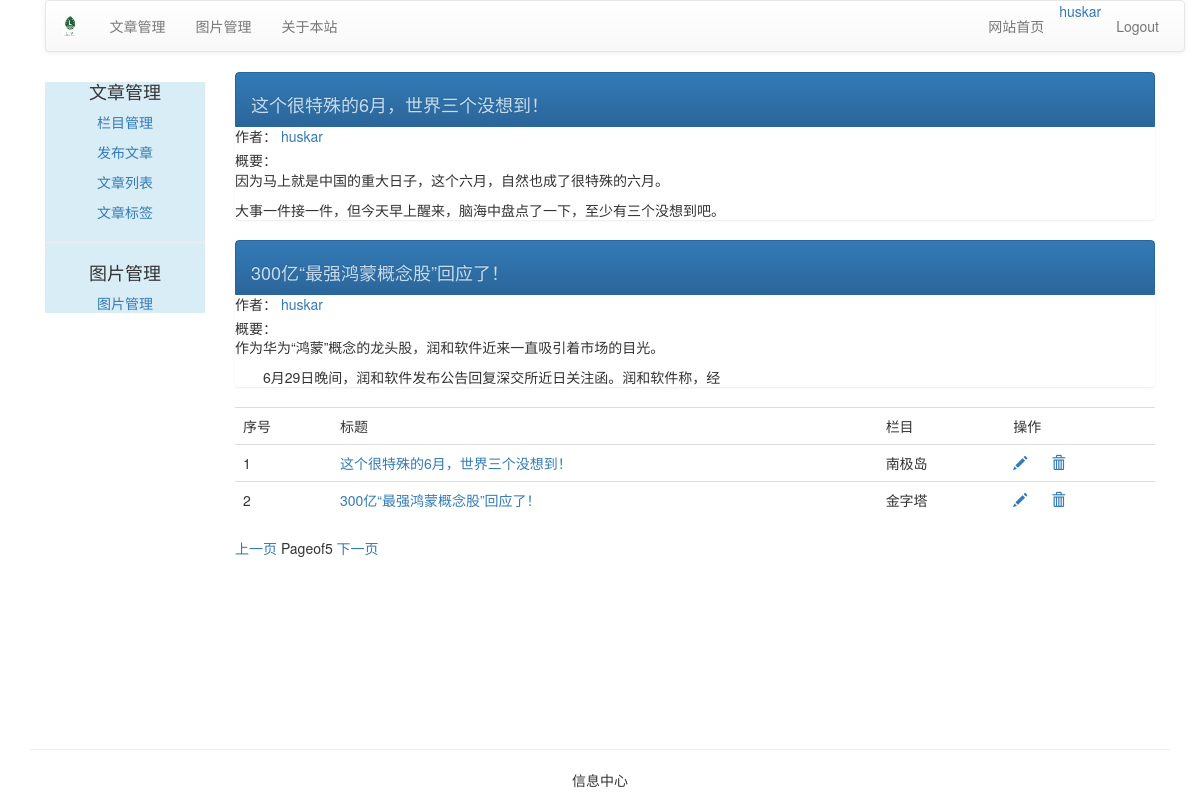
/blog/article/article-list/?page=2 (signed in), run on the app's committed database.
### article/models.py (models this page shows, shortened)
class ArticlePost(models.Model):
    author = models.ForeignKey(User, related_name="article", on_delete=models.PROTECT)
    title = models.CharField(max_length=200)
    slug = models.SlugField(max_length=500)
    column = models.ForeignKey(ArticleColumn, related_name="article_column", on_delete=models.PROTECT)
    body = models.TextField()
    created = models.DateTimeField(default=timezone.now())
    update = models.DateTimeField(auto_now=True)
    users_like = models.ManyToManyField(User, related_name="articles_like", blank=True)
    article_tag = models.ManyToManyField(ArticleTag, related_name='article_tag', blank=True)
    class Meta:
        ordering = ("-update",)
        index_together = (("id", "slug"),)
    def get_absolute_url(self):
        return reverse("article:article_detail", args=[self.id, self.slug])
    def get_url_path(self):
        return reverse("article:list_article_detail", args=[self.id, self.slug])

class ArticleColumn(models.Model):
    user = models.ForeignKey(User, related_name='article_column', on_delete=models.PROTECT)
    column = models.CharField(max_length=200)
    created = models.DateField(auto_now_add=True)
    def __str__(self):
        return self.column

### article/views.py (the view)
@login_required(login_url="/account/login")
def article_list(request):
    articles_list = ArticlePost.objects.filter(author=request.user)
    paginator = Paginator(articles_list, 2)#根据所查询到的文章对象articles_list创建分页的实例对象，并且规定每页最多2个。
    page = request.GET.get("page")#获得当前浏览器GET请求的参数page的值，也就是当前浏览器所请求的页码数值。
    try:
       current_page = paginator.page(page)#page()时候Paginator对象的一个方法，其作用在于得到指定页面内容，其参数必须大于或等于1的整数
       articles = current_page.object_list#page()是Paginator对象的属性，能够得到该页面所有的对象列表。类似的属性还有Page.number(返回页码)等
    except PageNotAnInteger:#捕获请求页码数值不是整数的异常
       current_page = paginator.page(1)
       articles = current_page.object_list
    except EmptyPage:#捕获请求的野马为空或者URL参数中没有page的异常
       current_page = paginator.page(paginator.num_pages)#paginator.num_pages返回的是页数，num_pages是Paginator的一个属性
       articles = current_page.object_list
    return render(request, "article/article_list.html", {"articles": articles, "page": current_page})

### templates/article/article_list.html (shortened to what this page needs)
{% extends "article/base.html" %}
{% load staticfiles %}
{% block content %}
<div>
  <table class="table table-hover">
      <tr>
          <td>序号</td>
          <td>标题</td>
          <td>栏目</td>
          <td>操作</td>
      </tr>
      {% for article in articles %}
      <div class="list-group">
      <a href="{{ article.get_url_path }}" class="list-group-item active">
          <h4 class="list-group-item-text">{{ article.title }}</h4>
      </a>
      <p class="list-group-item-heading">作者：
          <a href="{% url 'article:author_articles' article.author.username%}">
          {{ article.author.username }}
          </a>
      </p>
      <p class="list-group-item-text">概要：{{ article.body|slice:'70'|linebreaks }}
      </p>
      </div>
      <tr id="{{ article.id }}">
          <td>{{ forloop.counter }}</td>
          <td><a href="{{ article.get_absolute_url }}">{{ article.title }}</a></td>
          <td>{{ article.column }}</td>
          <td>
              <a name="edit" href="{% url 'article:redit_article' article.id %}">
              <span class="glyphicon glyphicon-pencil"></span></a>
              <a name="delete" href="javascript:" onclick="del_article(this,{{ article.id }})">
              <span class="glyphicon glyphicon-trash" style="margin-left: 20px;"></span></a>
          </td>
      </tr>
      {% endfor %}
  </table>
  {% include "article/paginator.html" %}
</div>
{% endblock %}

### templates/article/header.html
{% load  staticfiles %}
<div class="container">
    <nav class="navbar navbar-default" role="navigation">
        <div class="navbar-header">
            <a class="navbar-brand" href=""><img src="{% static 'image/logo.png' %}" height="100%"></a>
        </div>
        <div>
            <ul class="nav navbar-nav" role="tablist">
                <li><a href="{% url 'article:article_column' %}">文章管理</a> </li>
                <li><a href="{% url 'image:list_images' %}">图片管理</a></li>
                <li><a href="{% url 'course:about' %}">关于本站</a></li>
            </ul>
            <ul class="nav navbar-nav navbar-right" style="margin-right: 10px">
                <li><a href="{% url 'blog:blog_title' %}">网站首页</a></li>
                <li><span> <a href="{% url 'account:edit_my_information' %}">{{ user.username }}</a></span></li>
                <li><a href="{% url 'account:user_login' %}">Logout</a></li>
            </ul>
        </div>
    </nav>
</div>

### data on the page
ArticlePost: title "这个很特殊的6月，世界三个没想到！", author.username "huskar", body "因为马上就是中国的重大日子，这个六月，自然也成了很特殊的六月。 大事一件接一件，但今天早上醒来，脑海中盘点了一下，至少有三个没想到吧。", column "南极岛"
ArticlePost: title "300亿“最强鸿蒙概念股”回应了！", author.username "huskar", body "作为华为“鸿蒙”概念的龙头股，润和软件近来一直吸引着市场的目光。 6月29日晚间，润和软件发布公告回复深交所近日关注函。润和软件称，经", column "金字塔"

### other printed values
{{ user.username }} "huskar"
{{ page.paginator.num_pages }} "5"
